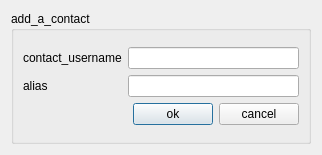
<ui version="4.0" >
 <class>Contact</class>
 <widget class="QDialog" name="Contact" >
  <property name="geometry" >
   <rect>
    <x>0</x>
    <y>0</y>
    <width>322</width>
    <height>155</height>
   </rect>
  </property>
  <property name="windowTitle" >
   <string>contact</string>
  </property>
  <layout class="QGridLayout" >
   <item row="0" column="0" >
    <widget class="QGroupBox" name="groupBox" >
     <property name="title" >
      <string>add_a_contact</string>
     </property>
     <layout class="QGridLayout" >
      <item row="0" column="0" >
       <layout class="QVBoxLayout" >
        <item>
         <layout class="QGridLayout" >
          <item row="0" column="0" >
           <widget class="QLabel" name="label" >
            <property name="text" >
             <string>contact_username</string>
            </property>
           </widget>
          </item>
          <item row="1" column="0" >
           <widget class="QLabel" name="label_2" >
            <property name="text" >
             <string>alias</string>
            </property>
           </widget>
          </item>
          <item row="0" column="1" >
           <widget class="QLineEdit" name="username" >
            <property name="maxLength" >
             <number>20</number>
            </property>
           </widget>
          </item>
          <item row="1" column="1" >
           <widget class="QLineEdit" name="alias" >
            <property name="maxLength" >
             <number>20</number>
            </property>
           </widget>
          </item>
         </layout>
        </item>
        <item>
         <layout class="QHBoxLayout" >
          <item>
           <spacer>
            <property name="orientation" >
             <enum>Qt::Horizontal</enum>
            </property>
            <property name="sizeHint" >
             <size>
              <width>40</width>
              <height>20</height>
             </size>
            </property>
           </spacer>
          </item>
          <item>
           <widget class="QPushButton" name="ok" >
            <property name="text" >
             <string>ok</string>
            </property>
           </widget>
          </item>
          <item>
           <widget class="QPushButton" name="cancel" >
            <property name="text" >
             <string>cancel</string>
            </property>
           </widget>
          </item>
         </layout>
        </item>
       </layout>
      </item>
     </layout>
    </widget>
   </item>
  </layout>
 </widget>
 <resources/>
 <connections/>
</ui>
